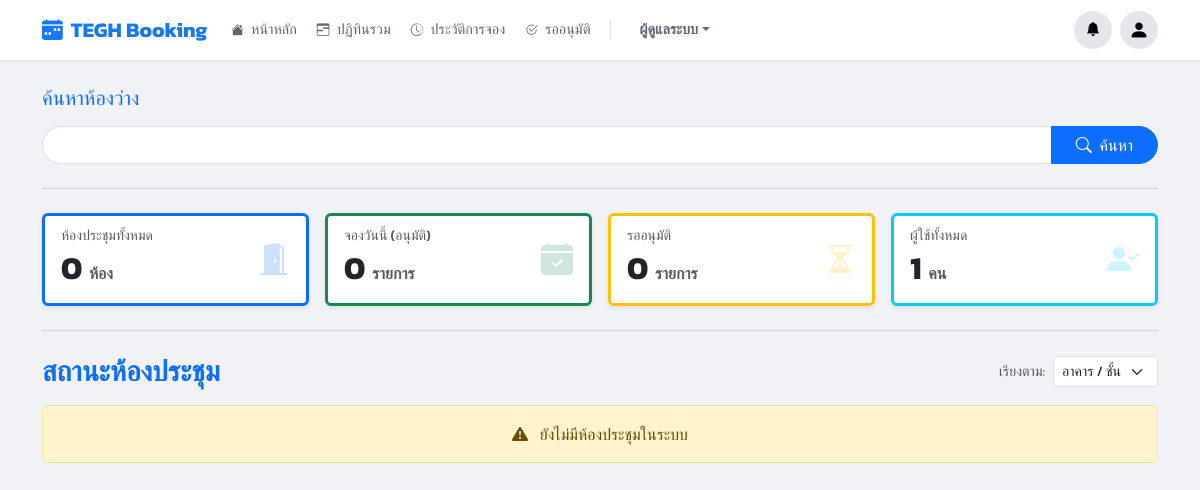
The app's page / (signed in), older data.
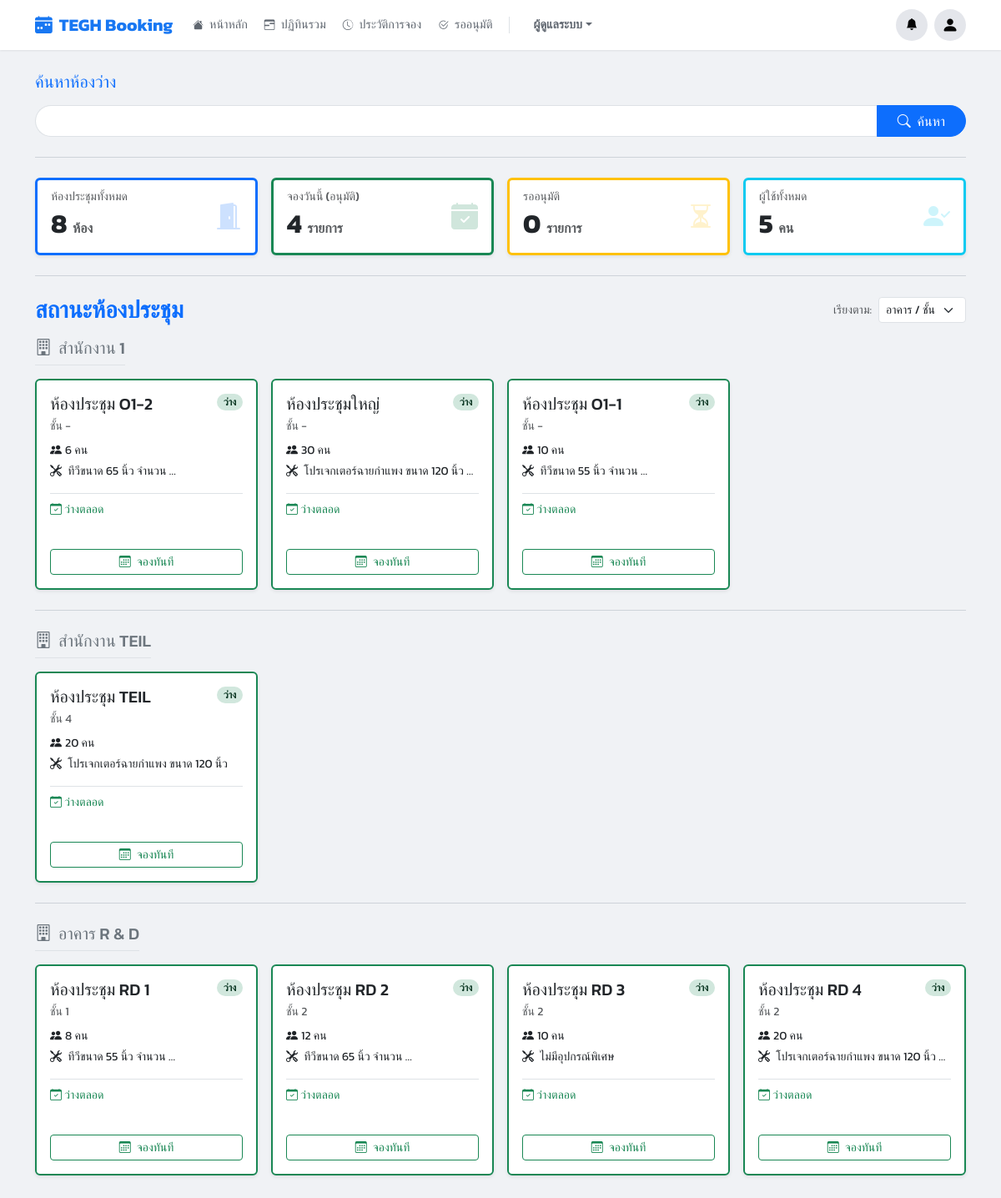
The same page, newer data.
### booking/models.py (models this page shows, shortened)
class Room(models.Model):
    name = models.CharField(max_length=100)
    building = models.CharField(max_length=100, blank=True, null=True)
    floor = models.CharField(max_length=50, blank=True, null=True)
    location = models.CharField(max_length=255, blank=True, null=True, help_text="")
    capacity = models.PositiveIntegerField(default=1)
    equipment_in_room = models.TextField(blank=True, null=True, help_text="ระบุอุปกรณ์แต่ละอย่างในบรรทัดใหม่")
    image = models.ImageField(upload_to='room_images/', blank=True, null=True, verbose_name="รูปภาพห้อง")
    approver = models.ForeignKey(
        User,
        on_delete=models.SET_NULL,
        null=True,
        blank=True,
        related_name='approvable_rooms',
        help_text="เลือก User ที่มีสิทธิ์อนุมัติห้องนี้ (ถ้าเว้นว่าง = Admin กลาง)"
    )
    is_maintenance = models.BooleanField(
        default=False,
        verbose_name="ปิดปรับปรุง (โหมดแมนนวล)",
    )
    maintenance_start = models.DateTimeField(
        null=True, blank=True,
        verbose_name="เริ่มปิดปรับปรุง (อัตโนมัติ)"
    )
    maintenance_end = models.DateTimeField(
        null=True, blank=True,
        verbose_name="สิ้นสุดปิดปรับปรุง (อัตโนมัติ)"
    )
    line_notify_token = models.CharField(
        max_length=50,
        blank=True,
        null=True,
        verbose_name="LINE Notify Token",
        help_text="โทเคนสำหรับแจ้งเตือนไปยังกลุ่ม LINE ประจำห้อง (ถ้ามี)"
    )
    teams_webhook_url = models.TextField(
        blank=True,
        null=True,
        verbose_name="Teams Webhook URL",
        help_text="URL สำหรับแจ้งเตือนไปยัง Channel Teams ประจำห้อง (ถ้ามี)"
    )
    @property
    def is_currently_under_maintenance(self):
        now = timezone.now()
        if self.is_maintenance and (not self.maintenance_start or not self.maintenance_end):
            return True
        if self.maintenance_start and self.maintenance_end:
            if self.maintenance_start <= now <= self.maintenance_end:
                return True
        return False

### booking/views.py (the view)
# urls.py: path('', views.dashboard_view, name='home'),
@login_required
def dashboard_view(request):
    now = timezone.now(); sort_by = request.GET.get('sort', 'floor')
    all_rooms = Room.objects.all()
    if sort_by == 'status':
        all_rooms_sorted = sorted(all_rooms, key=lambda r: (r.is_currently_under_maintenance, not r.bookings.filter(start_time__lte=now, end_time__gt=now, status__in=['APPROVED', 'PENDING']).exists()))
    elif sort_by == 'capacity': all_rooms_sorted = sorted(all_rooms, key=lambda r: r.capacity, reverse=True)
    elif sort_by == 'name': all_rooms_sorted = all_rooms.order_by('name')
    else: all_rooms_sorted = all_rooms.order_by('building', 'floor', 'name')
    buildings = defaultdict(list)
    for r in all_rooms_sorted:
        cur = r.bookings.filter(start_time__lte=now, end_time__gt=now, status__in=['APPROVED','PENDING']).first()
        if r.is_currently_under_maintenance:
            r.status, r.status_class = 'ปิดปรับปรุง', 'bg-secondary text-white'
            r.is_maintenance = True
            r.current_booking_info = None
        else:
            r.is_maintenance = False
            if cur:
                r.status, r.status_class = ('รออนุมัติ', 'bg-warning text-dark') if cur.status == 'PENDING' else ('ไม่ว่าง', 'bg-danger text-white')
                r.current_booking_info = cur
            else:
                r.status, r.status_class = 'ว่าง', 'bg-success text-white'
                r.current_booking_info = None
        buildings[r.building or "General"].append(r)
    summary_cards = {
        'total_rooms': all_rooms.count(),
        'today_bookings': Booking.objects.filter(start_time__date=now.date(), status='APPROVED').count(),
        'pending_approvals': Booking.objects.filter(status='PENDING').count(),
        'total_users_count': User.objects.count()
    }
    ctx = get_base_context(request)
    ctx.update({'buildings': dict(buildings), 'summary_cards': summary_cards, 'current_sort': sort_by})
    return render(request, 'pages/dashboard.html', ctx)

### booking/views.py (called while the page is built)
def is_admin(user):
    return user.is_authenticated and (user.is_superuser or user.groups.filter(name='Admin').exists())

def is_approver_or_admin(user):
    return user.is_authenticated and (user.is_superuser or user.groups.filter(name__in=['Approver', 'Admin']).exists())

### templates/pages/dashboard.html (shortened to what this page needs)
{% extends 'base.html' %}
{% load static %}
{% block content %}
<div class="container-fluid px-0">
    <div class="row mb-3">
        <div class="col-12">
            <form action="{% url 'smart_search' %}" method="get">
                <label for="smartSearchInput" class="form-label h5 fw-bold text-primary"><h5>ค้นหาห้องว่าง</h5></label>
                <div class="input-group ">
                    <input type="text" class="form-control rounded-start-pill border-end-0"
                           name="q" id="smartSearchInput"
                           placeholder=""
                           value="{{ query_text|default:'' }}">
                    <button class="btn btn-primary rounded-end-pill px-4" type="submit">
                        <i class="bi bi-search me-1"></i> <span class="d-none d-sm-inline">ค้นหา</span>
                    </button>
                </div>
            </form>
        </div>
    </div>
    <hr class="section-divider">
    <div class="row g-3 mb-4">
        <div class="col-12 col-sm-6 col-xl-3">
            <div class="card kpi-card border-start border-primary border-3 shadow-sm h-100">
                <div class="card-body d-flex justify-content-between align-items-center">
                    <div>
                        <h6 class="card-subtitle text-muted mb-1 small">ห้องประชุมทั้งหมด</h6>
                        <h2 class="card-title fw-bold mb-0">{{ summary_cards.total_rooms }} <small class="text-muted fs-6">ห้อง</small></h2>
                    </div>
                    <i class="bi bi-door-open-fill kpi-icon text-primary"></i>
                </div>
            </div>
        </div>
        <div class="col-12 col-sm-6 col-xl-3">
            <div class="card kpi-card border-start border-success border-3 shadow-sm h-100">
                <div class="card-body d-flex justify-content-between align-items-center">
                    <div>
                        <h6 class="card-subtitle text-muted mb-1 small">จองวันนี้ (อนุมัติ)</h6>
                        <h2 class="card-title fw-bold mb-0">{{ summary_cards.today_bookings }} <small class="text-muted fs-6">รายการ</small></h2>
                    </div>
                     <i class="bi bi-calendar-check-fill kpi-icon text-success"></i>
                </div>
            </div>
        </div>
        <div class="col-12 col-sm-6 col-xl-3">
            <div class="card kpi-card border-start border-warning border-3 shadow-sm h-100">
                <div class="card-body d-flex justify-content-between align-items-center">
                    <div>
                        <h6 class="card-subtitle text-muted mb-1 small">รออนุมัติ</h6>
                        <h2 class="card-title fw-bold mb-0">{{ summary_cards.pending_approvals }} <small class="text-muted fs-6">รายการ</small></h2>
                    </div>
                     <i class="bi bi-hourglass-split kpi-icon text-warning"></i>
                </div>
            </div>
        </div>
        <div class="col-12 col-sm-6 col-xl-3">
            <div class="card kpi-card border-start border-info border-3 shadow-sm h-100">
                 <div class="card-body d-flex justify-content-between align-items-center">
                    <div>
                        <h6 class="card-subtitle text-muted mb-1 small">ผู้ใช้ทั้งหมด</h6>
                        <h2 class="card-title fw-bold mb-0">{{ summary_cards.total_users_count }} <small class="text-muted fs-6">คน</small></h2>
                    </div>
                     <i class="bi bi-person-check-fill kpi-icon text-info"></i>
                </div>
            </div>
        </div>
    </div>
    <hr class="section-divider">
    <div class="d-flex flex-wrap justify-content-between align-items-center mb-3 gap-2">
        <h2 class="mb-0 fw-bold text-primary fs-3">สถานะห้องประชุม</h2>
        <div class="d-flex align-items-center ms-auto">
            <label for="sortSelect" class="form-label me-2 mb-0 small text-muted text-nowrap">เรียงตาม:</label>
            <select class="form-select form-select-sm" id="sortSelect" style="width: auto;" onchange="window.location.href='?sort='+this.value">
                <option value="floor" {% if current_sort == 'floor' %}selected{% endif %}>อาคาร / ชั้น</option>
            </select>
        </div>
    </div>
    {% for building_name, rooms_in_building in buildings.items %}
        {% if not forloop.first %}
            <hr class="section-divider my-4">
        {% endif %}
        <div class="mb-4">
            <h5 class="mb-3 text-secondary border-bottom pb-2 d-inline-block"><i class="bi bi-building me-2"></i>{{ building_name }}</h5>
            <div class="row g-3 row-cols-1 row-cols-sm-2 row-cols-lg-3 row-cols-xl-4">
                {% for room in rooms_in_building %}
                <div class="col">
                    <div class="card room-card-hover border-start border-2
                        {% if room.is_maintenance %}border-secondary room-maintenance
                        {% elif room.status == 'ว่าง' %}border-success
                        {% else %}border-danger{% endif %} shadow-sm h-100">
                        <div class="card-body d-flex flex-column p-3">
                            <div class="d-flex justify-content-between align-items-start mb-2">
                                <h5 class="card-title mb-0 fs-5 text-truncate" title="{{ room.name }}">{{ room.name }}</h5>
                                {% if room.is_maintenance %}
                                    <span class="badge bg-secondary rounded-pill small">
                                        ปิดปรับปรุง
                                    </span>
                                {% else %}
                                    <span class="badge {% if room.status == 'ว่าง' %}bg-success-subtle text-success-emphasis{% else %}bg-danger-subtle text-danger-emphasis{% endif %} rounded-pill small">
                                        {{ room.status }}
                                    </span>
                                {% endif %}
                            </div>
                            <p class="card-subtitle mb-2 text-muted small">
                                ชั้น {{ room.floor|default:"-" }}
                            </p>
                            <p class="card-text small mb-1"><i class="bi bi-people-fill me-1"></i>{{ room.capacity }} คน</p>
                            <p class="card-text small mb-3 text-truncate">
                                <i class="bi bi-tools me-1"></i>
                                {{ room.equipment_in_room|truncatewords:4|default:"-" }}
                            </p>
                            <div class="mt-auto border-top pt-2">
                                {% if room.is_maintenance %}
                                    <p class="small mb-1 text-secondary">
                                        <i class="bi bi-tools"></i> **ไม่สามารถจองได้**
                                    </p>
                                    <button type="button" class="btn btn-sm btn-maintenance-alert mt-2 w-100"
                                            data-bs-toggle="modal"
                                            data-bs-target="#maintenanceAlertModal"
                                            data-room-name="{{ room.name }}">
                                        <i class="bi bi-calendar3-x me-1"></i> แจ้งเตือน
                                    </button>
                                {% else %}
                                    <p class="small mb-1 text-success"><i class="bi bi-calendar-check"></i> ว่างตลอด</p>
                                    <p class="small mb-1 text-muted">&nbsp;</p>
                                    <a href="{% url 'room_calendar' room.id %}" class="btn btn-sm btn-outline-success mt-2 w-100">
                                        <i class="bi bi-calendar3 me-1"></i> จองทันที
                                    </a>
                                {% endif %}
                            </div>
                        </div>
                    </div>
                </div>
                {% endfor %}
            </div>
        </div>
    {% empty %}
        <div class="alert alert-warning text-center">
            <i class="bi bi-exclamation-triangle-fill me-2"></i> ยังไม่มีห้องประชุมในระบบ
        </div>
    {% endfor %}
</div>
{% endblock %}

### templates/base.html (shortened to what this page needs)
{% load static %}
<!DOCTYPE html>
<html lang="th">
<head>
    <link href="https://cdn.jsdelivr.net/npm/bootstrap@5.3.3/dist/css/bootstrap.min.css" rel="stylesheet">
    <link rel="stylesheet" href="https://cdn.jsdelivr.net/npm/bootstrap-icons@1.11.3/font/bootstrap-icons.min.css">
    <link href="https://cdn.jsdelivr.net/npm/sweetalert2@11/dist/sweetalert2.min.css" rel="stylesheet">
</head>
<body>
    {% if user.is_authenticated %}
        <nav class="navbar navbar-expand-lg fixed-top">
            <div class="container">
                <a class="navbar-brand me-3" href="{% url 'dashboard' %}"><i class="bi bi-calendar-week-fill me-2"></i> TEGH Booking</a>
                <div class="collapse navbar-collapse" id="mainNavbar">
                    <ul class="navbar-nav nav-pills me-auto mb-2 mb-lg-0 gap-1 align-items-center mt-2 mt-lg-0">
                        {% for item in menu_items %}
                            {% if item.show %}
                                <li class="nav-item"><a class="nav-link {% if item.active %}active{% endif %}" href="{% url item.url_name %}"><i class="{{ item.icon }} me-1 small"></i> {{ item.label }}</a></li>
                            {% endif %}
                        {% endfor %}
                        {% if is_admin_user %}
                            <li class="nav-item border-start mx-2 ps-2 d-none d-lg-block" style="height: 20px; border-color: #ddd;"></li>
                            <li class="nav-item dropdown">
                                <a class="nav-link dropdown-toggle fw-bold small" href="#" role="button" data-bs-toggle="dropdown">ผู้ดูแลระบบ</a>
                            </li>
                        {% endif %}
                    </ul>
                    <ul class="navbar-nav ms-auto mb-2 mb-lg-0 flex-row align-items-center gap-2 mt-3 mt-lg-0 justify-content-end">
                        {% if is_admin_user or user.is_superuser %}
                            <li class="nav-item dropdown position-static position-lg-relative">
                                <a class="btn-circle-fb" href="#" id="fbNotifyDropdown" role="button" data-bs-toggle="dropdown">
                                    <i class="bi bi-bell-fill small"></i>
                                </a>
                            </li>
                        {% endif %}
                        <li class="nav-item dropdown">
                            <a class="btn-circle-fb" href="#" id="userDropdown" role="button" data-bs-toggle="dropdown"><i class="bi bi-person-fill fs-5"></i></a>
                        </li>
                    </ul>
                </div>
            </div>
        </nav>
    {% endif %}
    <main class="container mt-3 main-content-wrapper" id="main-content">
        {% block content %}{% endblock %}
    </main>
</body>
</html>

### templates/base.html (style rules this page uses)
body { background-color: #f0f2f5; font-family: 'Kanit', sans-serif; padding-top: 70px; }
.main-content-wrapper { padding-bottom: 2rem; }
.navbar { background-color: #ffffff; box-shadow: 0 1px 2px rgba(0, 0, 0, 0.08); min-height: 60px; padding: 0; }
.navbar-brand { color: #1877f2 !important; font-weight: 700; font-size: 1.3rem; display: flex; align-items: center; }
.nav-pills .nav-link { border-radius: 50px; padding: 5px 14px; font-size: 0.9rem; color: #606770; font-weight: 500; transition: all 0.2s; }
.btn-circle-fb { width: 38px; height: 38px; background-color: #e4e6eb; border-radius: 50%; display: flex; align-items: center; justify-content: center; color: #050505; text-decoration: none; transition: background-color 0.2s; cursor: pointer; border: none; position: relative; }

### templates/pages/dashboard.html (style rules this page uses)
.kpi-card .card-body { padding: 1rem; }
.kpi-icon { font-size: 2rem; opacity: 0.2; }
.section-divider { margin-top: 1.5rem; margin-bottom: 1.5rem; border-color: #adb5bd; border-top-width: 1px; opacity: 0.5; }

Row changes from the older to the newer data that the page shows:
added Room: building "สำนักงาน 1", name "ห้องประชุม O1-2", status "ว่าง", floor "-", capacity "6", equipment_in_room "ทีวีขนาด 65 นิ้ว จำนวน …", is_maintenance False (drawn)
added Room: name "ห้องประชุมใหญ่", status "ว่าง", floor "-", capacity "30", equipment_in_room "โปรเจกเตอร์ฉายกำแพง ขนาด 120 นิ้ว …", is_maintenance False (drawn), shown under "สำนักงาน 1"
added Room: name "ห้องประชุม O1-1", status "ว่าง", floor "-", capacity "10", equipment_in_room "ทีวีขนาด 55 นิ้ว จำนวน …", is_maintenance False (drawn), shown under "สำนักงาน 1"
added Room: building "สำนักงาน TEIL", name "ห้องประชุม TEIL", status "ว่าง", floor "4", capacity "20", equipment_in_room "โปรเจกเตอร์ฉายกำแพง ขนาด 120 นิ้ว", is_maintenance False (drawn)
added Room: building "อาคาร R & D", name "ห้องประชุม RD 1", status "ว่าง", floor "1", capacity "8", equipment_in_room "ทีวีขนาด 55 นิ้ว จำนวน …", is_maintenance False (drawn)
added Room: name "ห้องประชุม RD 2", status "ว่าง", floor "2", capacity "12", equipment_in_room "ทีวีขนาด 65 นิ้ว จำนวน …", is_maintenance False (drawn), shown under "อาคาร R & D"
added Room: name "ห้องประชุม RD 3", status "ว่าง", floor "2", capacity "10", equipment_in_room "ไม่มีอุปกรณ์พิเศษ", is_maintenance False (drawn), shown under "อาคาร R & D"
added Room: name "ห้องประชุม RD 4", status "ว่าง", floor "2", capacity "20", equipment_in_room "โปรเจกเตอร์ฉายกำแพง ขนาด 120 นิ้ว …", is_maintenance False (drawn), shown under "อาคาร R & D"
Text that changed along with them:
{{ summary_cards.total_rooms }}: "0" → "8"
{{ summary_cards.today_bookings }}: "0" → "4"
{{ summary_cards.total_users_count }}: "1" → "5"
text no longer shown: "ยังไม่มีห้องประชุมในระบบ"
